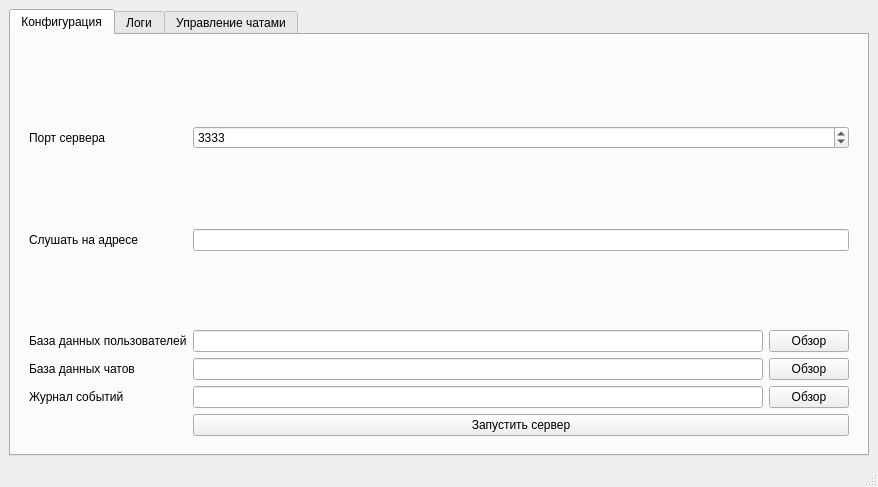
<?xml version="1.0" encoding="UTF-8"?>
<ui version="4.0">
 <class>MainWindow</class>
 <widget class="QMainWindow" name="MainWindow">
  <property name="geometry">
   <rect>
    <x>0</x>
    <y>0</y>
    <width>878</width>
    <height>487</height>
   </rect>
  </property>
  <property name="windowTitle">
   <string>MainWindow</string>
  </property>
  <widget class="QWidget" name="centralwidget">
   <layout class="QGridLayout" name="gridLayout">
    <item row="1" column="0">
     <widget class="QTabWidget" name="tabWidget">
      <property name="currentIndex">
       <number>0</number>
      </property>
      <widget class="QWidget" name="tab_1">
       <attribute name="icon">
        <iconset theme="QIcon::ThemeIcon::Computer"/>
       </attribute>
       <attribute name="title">
        <string>Конфигурация</string>
       </attribute>
       <layout class="QGridLayout" name="gridLayout_2">
        <item row="1" column="0">
         <widget class="QWidget" name="widget" native="true">
          <layout class="QFormLayout" name="formLayout">
           <item row="0" column="1">
            <spacer name="verticalSpacer_3">
             <property name="orientation">
              <enum>Qt::Orientation::Vertical</enum>
             </property>
             <property name="sizeHint" stdset="0">
              <size>
               <width>20</width>
               <height>40</height>
              </size>
             </property>
            </spacer>
           </item>
           <item row="1" column="0">
            <widget class="QLabel" name="label">
             <property name="text">
              <string>Порт сервера</string>
             </property>
            </widget>
           </item>
           <item row="1" column="1">
            <widget class="QSpinBox" name="Port">
             <property name="minimum">
              <number>1024</number>
             </property>
             <property name="maximum">
              <number>65535</number>
             </property>
             <property name="value">
              <number>3333</number>
             </property>
            </widget>
           </item>
           <item row="3" column="0">
            <widget class="QLabel" name="label_2">
             <property name="text">
              <string>Слушать на адресе </string>
             </property>
            </widget>
           </item>
           <item row="3" column="1">
            <widget class="QLineEdit" name="ip_adres_lissen"/>
           </item>
           <item row="5" column="0">
            <widget class="QLabel" name="label_3">
             <property name="text">
              <string>База данных пользователей</string>
             </property>
            </widget>
           </item>
           <item row="5" column="1">
            <layout class="QHBoxLayout" name="horizontalLayout">
             <item>
              <widget class="QLineEdit" name="user_bd"/>
             </item>
             <item>
              <widget class="QPushButton" name="user_bd_2">
               <property name="text">
                <string>Обзор</string>
               </property>
              </widget>
             </item>
            </layout>
           </item>
           <item row="7" column="0">
            <widget class="QLabel" name="label_4">
             <property name="text">
              <string>База данных чатов</string>
             </property>
            </widget>
           </item>
           <item row="7" column="1">
            <layout class="QHBoxLayout" name="horizontalLayout_2">
             <item>
              <widget class="QLineEdit" name="Chat_bd"/>
             </item>
             <item>
              <widget class="QPushButton" name="Chat_bd2">
               <property name="text">
                <string>Обзор</string>
               </property>
              </widget>
             </item>
            </layout>
           </item>
           <item row="9" column="0">
            <widget class="QLabel" name="label_5">
             <property name="text">
              <string>Журнал событий</string>
             </property>
            </widget>
           </item>
           <item row="9" column="1">
            <layout class="QHBoxLayout" name="horizontalLayout_3">
             <item>
              <widget class="QLineEdit" name="Log_bd"/>
             </item>
             <item>
              <widget class="QPushButton" name="Log_bd2">
               <property name="text">
                <string>Обзор</string>
               </property>
              </widget>
             </item>
            </layout>
           </item>
           <item row="11" column="1">
            <widget class="QPushButton" name="StartServer">
             <property name="text">
              <string>Запустить сервер</string>
             </property>
            </widget>
           </item>
           <item row="4" column="1">
            <spacer name="verticalSpacer">
             <property name="orientation">
              <enum>Qt::Orientation::Vertical</enum>
             </property>
             <property name="sizeHint" stdset="0">
              <size>
               <width>20</width>
               <height>40</height>
              </size>
             </property>
            </spacer>
           </item>
           <item row="2" column="1">
            <spacer name="verticalSpacer_2">
             <property name="orientation">
              <enum>Qt::Orientation::Vertical</enum>
             </property>
             <property name="sizeHint" stdset="0">
              <size>
               <width>20</width>
               <height>40</height>
              </size>
             </property>
            </spacer>
           </item>
          </layout>
         </widget>
        </item>
       </layout>
      </widget>
      <widget class="QWidget" name="tab_2">
       <attribute name="icon">
        <iconset theme="QIcon::ThemeIcon::WeatherFewCloudsNight"/>
       </attribute>
       <attribute name="title">
        <string>Логи</string>
       </attribute>
       <layout class="QGridLayout" name="gridLayout_3">
        <item row="0" column="0">
         <widget class="QTextEdit" name="LogsTextEdit">
          <property name="readOnly">
           <bool>true</bool>
          </property>
         </widget>
        </item>
       </layout>
      </widget>
      <widget class="QWidget" name="tab">
       <attribute name="title">
        <string>Управление чатами</string>
       </attribute>
       <layout class="QGridLayout" name="gridLayout_4">
        <item row="0" column="1">
         <layout class="QFormLayout" name="formLayout_2">
          <item row="1" column="0">
           <widget class="QLabel" name="CreateChatLabel">
            <property name="text">
             <string>Создать чат</string>
            </property>
           </widget>
          </item>
          <item row="1" column="1">
           <layout class="QHBoxLayout" name="horizontalLayout_4">
            <item>
             <widget class="QLineEdit" name="CreateChatlineEdit"/>
            </item>
            <item>
             <widget class="QPushButton" name="CreateChatpushButton">
              <property name="text">
               <string>Создать</string>
              </property>
             </widget>
            </item>
           </layout>
          </item>
          <item row="2" column="0">
           <widget class="QLabel" name="DeleteCgatLabel">
            <property name="text">
             <string>Удалить чат</string>
            </property>
           </widget>
          </item>
          <item row="2" column="1">
           <layout class="QHBoxLayout" name="horizontalLayout_5">
            <item>
             <widget class="QLineEdit" name="DeleteChatlineEdit"/>
            </item>
            <item>
             <widget class="QPushButton" name="DeleteChatpushButton">
              <property name="text">
               <string>Удалить</string>
              </property>
             </widget>
            </item>
           </layout>
          </item>
          <item row="0" column="0" colspan="2">
           <spacer name="verticalSpacer_4">
            <property name="orientation">
             <enum>Qt::Orientation::Vertical</enum>
            </property>
            <property name="sizeType">
             <enum>QSizePolicy::Policy::Minimum</enum>
            </property>
            <property name="sizeHint" stdset="0">
             <size>
              <width>20</width>
              <height>30</height>
             </size>
            </property>
           </spacer>
          </item>
         </layout>
        </item>
        <item row="0" column="0">
         <layout class="QVBoxLayout" name="verticalLayout">
          <property name="spacing">
           <number>8</number>
          </property>
          <property name="rightMargin">
           <number>0</number>
          </property>
          <property name="bottomMargin">
           <number>0</number>
          </property>
          <item>
           <widget class="QLabel" name="LisyOfChatsLabel">
            <property name="text">
             <string>Список чатов</string>
            </property>
           </widget>
          </item>
          <item>
           <widget class="QListWidget" name="LisyOfChatListWidget">
            <property name="currentRow">
             <number>-1</number>
            </property>
            <property name="sortingEnabled">
             <bool>false</bool>
            </property>
           </widget>
          </item>
         </layout>
        </item>
        <item row="0" column="2">
         <widget class="QFrame" name="frame">
          <property name="frameShape">
           <enum>QFrame::Shape::StyledPanel</enum>
          </property>
          <property name="frameShadow">
           <enum>QFrame::Shadow::Raised</enum>
          </property>
          <layout class="QVBoxLayout" name="verticalLayout_2">
           <item>
            <widget class="QLabel" name="View_chat_title">
             <property name="text">
              <string>Просмотр истории чата</string>
             </property>
            </widget>
           </item>
           <item>
            <layout class="QHBoxLayout" name="horizontalLayout_6">
             <item>
              <widget class="QLabel" name="ChatSelectionLabel">
               <property name="text">
                <string>Выберите чат</string>
               </property>
              </widget>
             </item>
             <item>
              <widget class="QComboBox" name="ChatSelectionComboBox"/>
             </item>
            </layout>
           </item>
           <item>
            <widget class="QTextBrowser" name="chatHistory"/>
           </item>
          </layout>
         </widget>
        </item>
       </layout>
      </widget>
     </widget>
    </item>
   </layout>
  </widget>
  <widget class="QMenuBar" name="menubar">
   <property name="geometry">
    <rect>
     <x>0</x>
     <y>0</y>
     <width>878</width>
     <height>22</height>
    </rect>
   </property>
  </widget>
  <widget class="QStatusBar" name="statusbar"/>
 </widget>
 <resources/>
 <connections/>
</ui>
